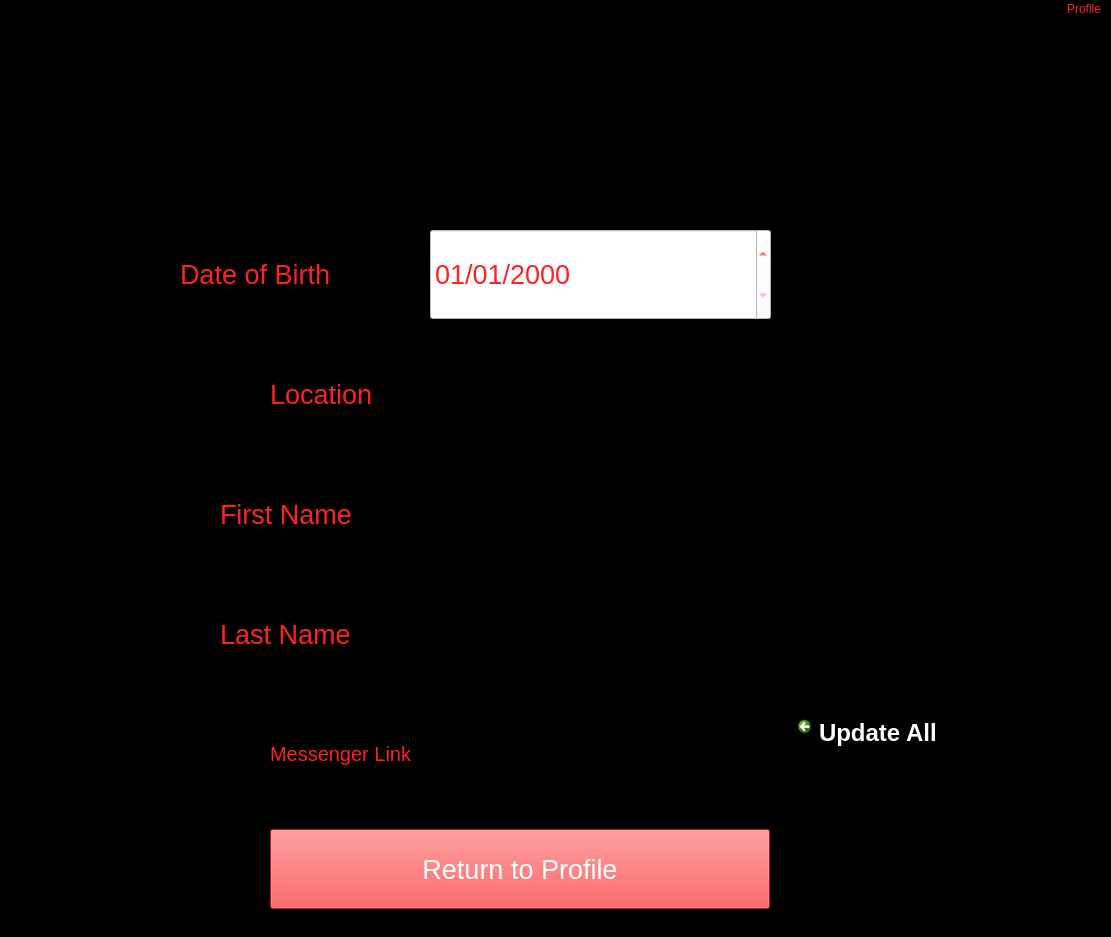
<?xml version="1.0" encoding="UTF-8"?>
<ui version="4.0">
 <class>MainWindow</class>
 <widget class="QMainWindow" name="MainWindow">
  <property name="geometry">
   <rect>
    <x>0</x>
    <y>0</y>
    <width>1111</width>
    <height>937</height>
   </rect>
  </property>
  <property name="windowTitle">
   <string>MainWindow</string>
  </property>
  <property name="layoutDirection">
   <enum>Qt::RightToLeft</enum>
  </property>
  <property name="styleSheet">
   <string notr="true">color: rgb(255, 34, 34);
background-color: rgb(0, 0, 0);</string>
  </property>
  <widget class="QWidget" name="centralwidget">
   <widget class="QLabel" name="Banner">
    <property name="geometry">
     <rect>
      <x>0</x>
      <y>0</y>
      <width>1281</width>
      <height>141</height>
     </rect>
    </property>
    <property name="text">
     <string/>
    </property>
    <property name="pixmap">
     <pixmap>banner.png</pixmap>
    </property>
   </widget>
   <widget class="QDateEdit" name="Date_of_Birth_ID">
    <property name="geometry">
     <rect>
      <x>430</x>
      <y>210</y>
      <width>341</width>
      <height>91</height>
     </rect>
    </property>
    <property name="font">
     <font>
      <pointsize>20</pointsize>
     </font>
    </property>
    <property name="whatsThis">
     <string extracomment="Enter your D.O.B."/>
    </property>
    <property name="layoutDirection">
     <enum>Qt::LeftToRight</enum>
    </property>
    <property name="styleSheet">
     <string notr="true">background-color: rgb(255, 255, 255);</string>
    </property>
    <property name="maximumDateTime">
     <datetime>
      <hour>23</hour>
      <minute>59</minute>
      <second>59</second>
      <year>2015</year>
      <month>12</month>
      <day>31</day>
     </datetime>
    </property>
    <property name="minimumDateTime">
     <datetime>
      <hour>0</hour>
      <minute>0</minute>
      <second>0</second>
      <year>1950</year>
      <month>9</month>
      <day>14</day>
     </datetime>
    </property>
    <property name="displayFormat">
     <string>dd/MM/yyyy</string>
    </property>
   </widget>
   <widget class="QLabel" name="Date_of_Birth_Label">
    <property name="geometry">
     <rect>
      <x>180</x>
      <y>210</y>
      <width>240</width>
      <height>90</height>
     </rect>
    </property>
    <property name="font">
     <font>
      <pointsize>20</pointsize>
     </font>
    </property>
    <property name="text">
     <string>Date of Birth</string>
    </property>
   </widget>
   <widget class="QLabel" name="Location_Label">
    <property name="geometry">
     <rect>
      <x>270</x>
      <y>330</y>
      <width>151</width>
      <height>90</height>
     </rect>
    </property>
    <property name="font">
     <font>
      <pointsize>20</pointsize>
     </font>
    </property>
    <property name="text">
     <string>Location</string>
    </property>
   </widget>
   <widget class="QLineEdit" name="Locaion_ID">
    <property name="geometry">
     <rect>
      <x>430</x>
      <y>330</y>
      <width>340</width>
      <height>90</height>
     </rect>
    </property>
    <property name="font">
     <font>
      <pointsize>12</pointsize>
     </font>
    </property>
    <property name="styleSheet">
     <string notr="true">color: rgb(255, 255, 255);</string>
    </property>
   </widget>
   <widget class="QLabel" name="First_Name_Label">
    <property name="geometry">
     <rect>
      <x>220</x>
      <y>450</y>
      <width>200</width>
      <height>90</height>
     </rect>
    </property>
    <property name="font">
     <font>
      <pointsize>20</pointsize>
     </font>
    </property>
    <property name="text">
     <string>First Name</string>
    </property>
   </widget>
   <widget class="QLineEdit" name="First_Name_ID">
    <property name="geometry">
     <rect>
      <x>430</x>
      <y>450</y>
      <width>340</width>
      <height>90</height>
     </rect>
    </property>
    <property name="font">
     <font>
      <pointsize>12</pointsize>
     </font>
    </property>
    <property name="styleSheet">
     <string notr="true">color: rgb(255, 255, 255);</string>
    </property>
   </widget>
   <widget class="QLabel" name="Last_Name_Label">
    <property name="geometry">
     <rect>
      <x>220</x>
      <y>570</y>
      <width>200</width>
      <height>90</height>
     </rect>
    </property>
    <property name="font">
     <font>
      <pointsize>20</pointsize>
     </font>
    </property>
    <property name="text">
     <string>Last Name</string>
    </property>
   </widget>
   <widget class="QLineEdit" name="Last_Name_ID">
    <property name="geometry">
     <rect>
      <x>430</x>
      <y>570</y>
      <width>340</width>
      <height>90</height>
     </rect>
    </property>
    <property name="font">
     <font>
      <pointsize>12</pointsize>
     </font>
    </property>
    <property name="styleSheet">
     <string notr="true">color: rgb(255, 255, 255);</string>
    </property>
   </widget>
   <widget class="QLabel" name="Messenger_Link_Label">
    <property name="geometry">
     <rect>
      <x>270</x>
      <y>690</y>
      <width>151</width>
      <height>90</height>
     </rect>
    </property>
    <property name="font">
     <font>
      <pointsize>15</pointsize>
     </font>
    </property>
    <property name="text">
     <string>Messenger Link</string>
    </property>
   </widget>
   <widget class="QLineEdit" name="Messenger_Link_ID">
    <property name="geometry">
     <rect>
      <x>430</x>
      <y>690</y>
      <width>340</width>
      <height>90</height>
     </rect>
    </property>
    <property name="font">
     <font>
      <pointsize>12</pointsize>
     </font>
    </property>
    <property name="styleSheet">
     <string notr="true">color: rgb(255, 255, 255);</string>
    </property>
   </widget>
   <widget class="QCommandLinkButton" name="Update_All_Button">
    <property name="geometry">
     <rect>
      <x>790</x>
      <y>690</y>
      <width>168</width>
      <height>90</height>
     </rect>
    </property>
    <property name="font">
     <font>
      <family>Segoe UI</family>
      <pointsize>18</pointsize>
      <weight>75</weight>
      <bold>true</bold>
     </font>
    </property>
    <property name="cursor">
     <cursorShape>PointingHandCursor</cursorShape>
    </property>
    <property name="styleSheet">
     <string notr="true">background-color: rgb(255, 34, 34);
color: rgb(255, 255, 255);</string>
    </property>
    <property name="text">
     <string>Update All</string>
    </property>
   </widget>
   <widget class="QPushButton" name="Return_Profile_ID">
    <property name="geometry">
     <rect>
      <x>270</x>
      <y>810</y>
      <width>500</width>
      <height>80</height>
     </rect>
    </property>
    <property name="font">
     <font>
      <pointsize>20</pointsize>
     </font>
    </property>
    <property name="styleSheet">
     <string notr="true">color: rgb(255, 255, 255);
background-color: rgb(255, 34, 34);</string>
    </property>
    <property name="text">
     <string>Return to Profile</string>
    </property>
   </widget>
  </widget>
  <widget class="QMenuBar" name="menubar">
   <property name="geometry">
    <rect>
     <x>0</x>
     <y>0</y>
     <width>1111</width>
     <height>31</height>
    </rect>
   </property>
   <widget class="QMenu" name="menuProfile">
    <property name="layoutDirection">
     <enum>Qt::RightToLeft</enum>
    </property>
    <property name="title">
     <string>Profile</string>
    </property>
    <addaction name="actionView_your_profile"/>
    <addaction name="actionSettings"/>
    <addaction name="actionLog_out"/>
   </widget>
   <addaction name="menuProfile"/>
  </widget>
  <widget class="QStatusBar" name="statusbar"/>
  <action name="actionView_your_profile">
   <property name="text">
    <string>View your profile</string>
   </property>
  </action>
  <action name="actionSettings">
   <property name="text">
    <string>Settings</string>
   </property>
  </action>
  <action name="actionLog_out">
   <property name="text">
    <string>Log out</string>
   </property>
  </action>
 </widget>
 <resources/>
 <connections/>
</ui>
